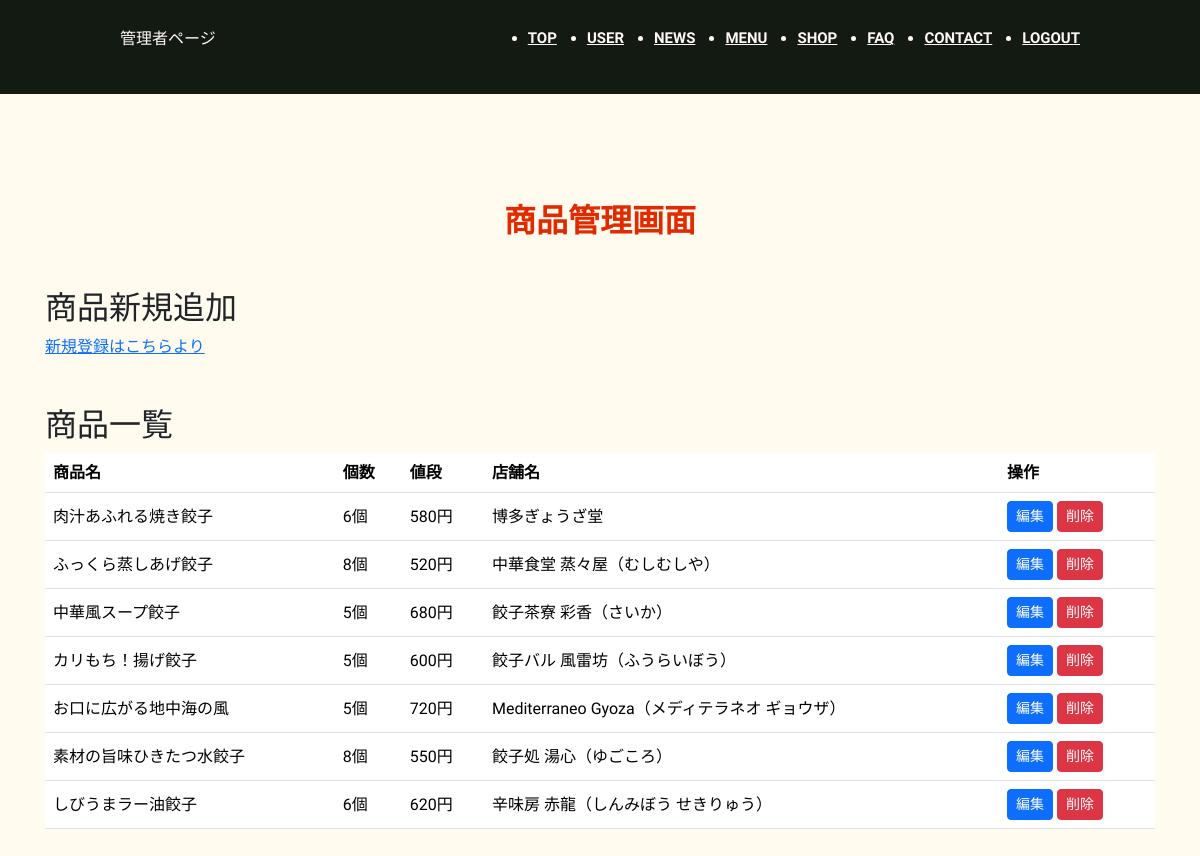
/admin/menu.php (signed in), run on an earlier commit of the app's database.
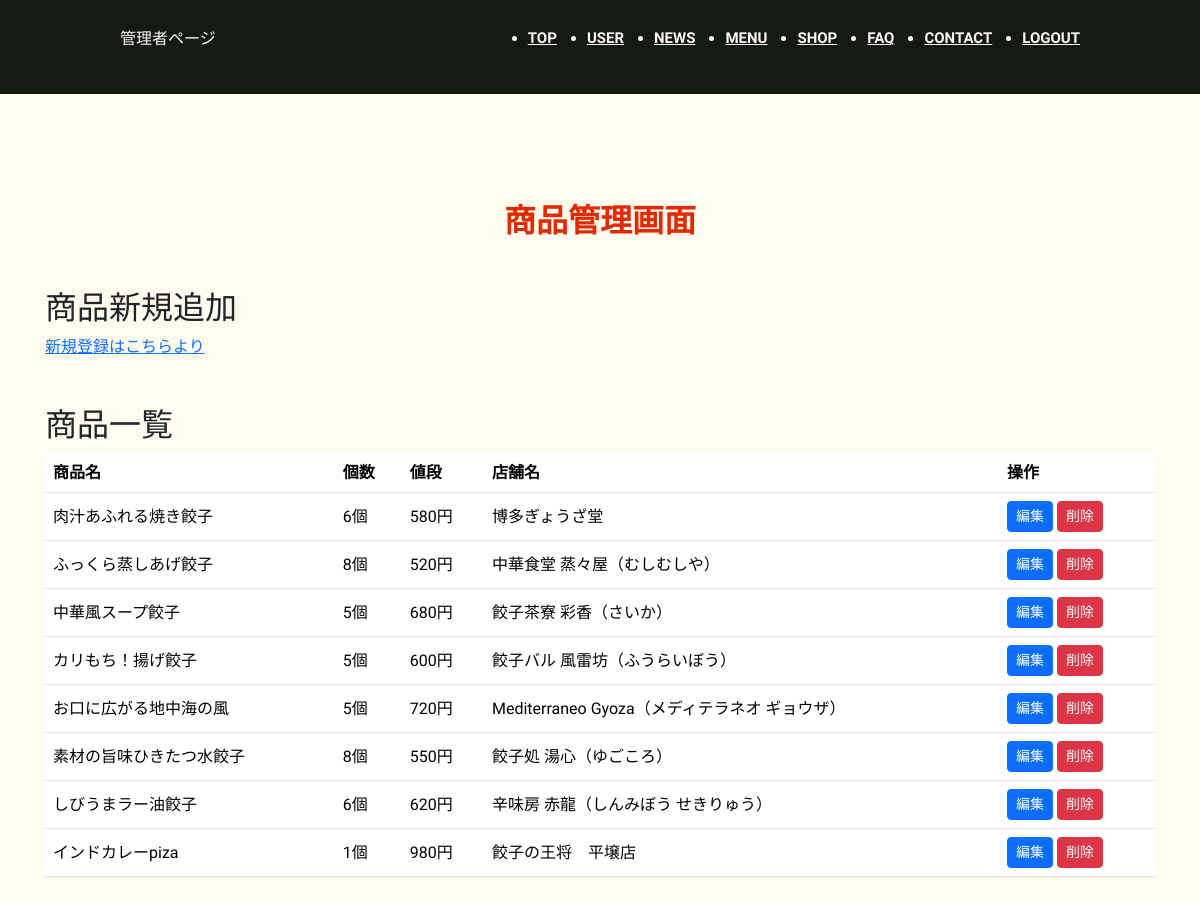
And on a later commit of the database.
### tables this page shows
CREATE TABLE `menus` (
  `id` int(11) NOT NULL,
  `product` varchar(255) NOT NULL,
  `pieces` int(11) NOT NULL,
  `price` int(11) NOT NULL,
  `product_detail` text NOT NULL,
  `image` varchar(255) NOT NULL,
  `alt` text NOT NULL,
  `shop_id` int(11) NOT NULL
);

CREATE TABLE `shops` (
  `id` int(11) NOT NULL,
  `shop` varchar(255) NOT NULL,
  `shop_detail` text NOT NULL,
  `boos_number` varchar(255) NOT NULL
);

### inc/function.php (called while the page is built, shortened)
<?php
function h($str)
{
    return htmlspecialchars($str, ENT_QUOTES, 'UTF-8');
}

### admin/menu.php (the view, shortened to what this page needs)
<?php
require_once '../inc/function.php';
try {
    $db = db_connect();
    $sql = "SELECT menus.id AS menu_id, menus.product,menus.pieces,menus.price, shops.shop FROM menus INNER JOIN shops ON menus.shop_id = shops.id";
    $stmt = $db->prepare($sql);
    $stmt->execute();
    $result = $stmt->fetchAll(PDO::FETCH_ASSOC);
} catch (PDOException $e) {
    $_SESSION["err"] = 'DBへの接続・送信が失敗しました。' . $e->getMessage();
    header('location:index.php');
    exit();
}
?>
<!DOCTYPE html>
<html lang="ja">
<head>
    <?php include('../inc/link_master.php');  ?>
</head>
<body>
    <?php include('../inc/header_master.php');  ?>
    <main role="main" class="container mb-5" style="padding:60px 15px 0">
        <h1 class="my-5 c-title__main">商品管理画面</h1>
        <h2>商品新規追加</h2>
        <a href="menu_add.php" class="mb-5">新規登録はこちらより</a>
        <h2 class="mt-5">商品一覧</h2>
        <table class="table">
            <thead>
                <tr>
                    <th>商品名</th>
                    <th>個数</th>
                    <th>値段</th>
                    <th>店舗名</th>
                    <th>操作</th>
                </tr>
            </thead>
            <tbody>
                <?php foreach ($result as $row): ?>
                    <tr class="align-middle">
                        <td><?php echo h($row["product"]); ?></td>
                        <td><?php echo $row["pieces"] . "個"; ?></td>
                        <td><?php echo number_format($row["price"]) . "円"; ?></td>
                        <td><?php echo h($row["shop"]); ?></td>
                        <td style="white-space: nowrap;">
                            <div class="d-flex justify-content-start">
                                <form action="menu_edit.php" method="get" class="mb-0 me-1">
                                    <input type="submit" value="編集" class="btn btn-primary btn-sm">
                                </form>
                                <form action="menu_del.php" method="get" class="mb-0">
                                    <input type="submit" value="削除" class="btn btn-danger btn-sm">
                                </form>
                            </div>
                        </td>
                    </tr>
                <?php endforeach; ?>
            </tbody>
        </table>
    </main>
</body>
</html>

What changed in the data, as far as the page shows it:
added menus: product "インドカレーpiza", pieces "1", price "980", shop.shop "餃子の王将 平壌店"
